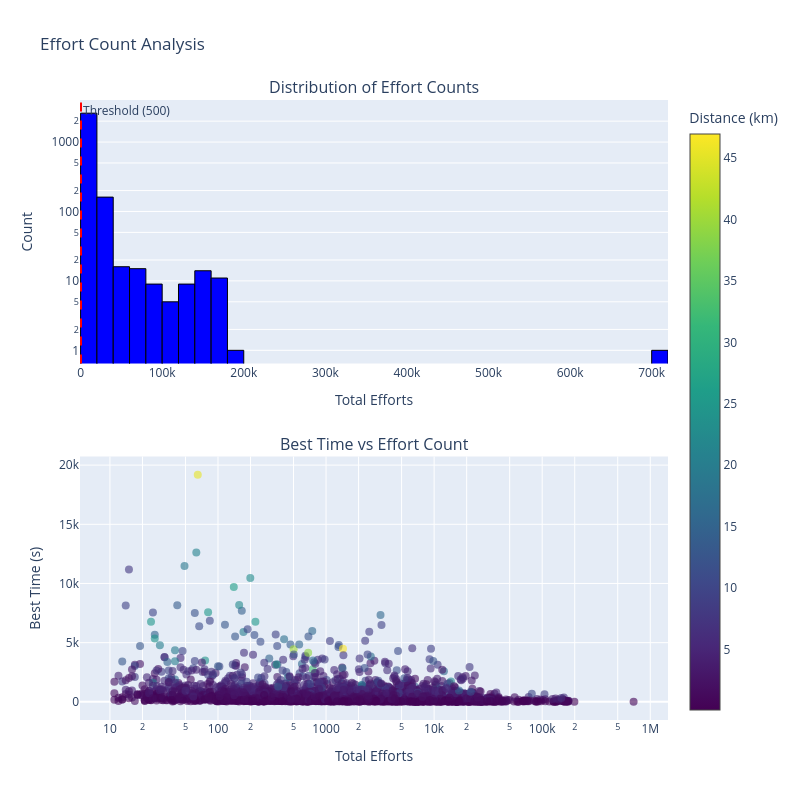

The code cell stored with this chart in its notebook:
### Code cell
# Création de la figure avec deux sous-graphiques
fig = sp.make_subplots(rows=2, cols=1,
                    subplot_titles=("Distribution of Effort Counts", "Best Time vs Effort Count"),
                    vertical_spacing=0.15)

# 1. Histogramme (échelle log)
histogram = go.Histogram(
    x=df['total_effort_count'],
    nbinsx=50,
    marker=dict(color='blue', line=dict(color='black', width=1)),
    name='Effort Count'
)
fig.add_trace(histogram, row=1, col=1)

# Ligne de seuil (500)
fig.add_vline(x=500, line=dict(color='red', dash='dash'), row=1, col=1, annotation_text="Threshold (500)", annotation_position="top right")

# Configuration de l'échelle log pour l'axe y
fig.update_yaxes(type="log", row=1, col=1)
fig.update_xaxes(title_text="Total Efforts", row=1, col=1)
fig.update_yaxes(title_text="Count", row=1, col=1)

# 2. Scatter plot (échelle log pour x, colorbar pour la distance)
scatter = go.Scatter(
    x=df['total_effort_count'],
    y=df['best_time'],
    mode='markers',
    marker=dict(
        size=8,
        color=df['distance']/1000,
        colorscale='Viridis',
        opacity=0.6,
        showscale=True,
        colorbar=dict(title='Distance (km)')
    ),
    name='Best Time'
)
fig.add_trace(scatter, row=2, col=1)

# Configuration des axes pour le scatter plot
fig.update_xaxes(type="log", title_text="Total Efforts", row=2, col=1)
fig.update_yaxes(title_text="Best Time (s)", row=2, col=1)

# Mise en page finale
fig.update_layout(
    height=800,
    width=800,
    showlegend=False,
    title_text="Effort Count Analysis"
)

# Affichage
fig.show()

### Figure 1 — Plotly figure (JSON) as saved in the notebook; plotly's stock layout.template omitted (floating-point values rounded to 4 significant figures; data arrays with more than 128 entries replaced by an {"elided": "..."} marker saying what was removed)
{"data": [{"marker": {"color": "blue", "line": {"color": "black", "width": 1}}, "name": "Effort Count", "nbinsx": 50, "type": "histogram", "x": {"elided": "2848 float values"}, "xaxis": "x", "yaxis": "y"}, {"marker": {"color": {"elided": "2848 float values"}, "colorbar": {"title": {"text": "Distance (km)"}}, "colorscale": [[0, "#440154"], [0.1111, "#482878"], [0.2222, "#3e4989"], [0.3333, "#31688e"], [0.4444, "#26828e"], [0.5556, "#1f9e89"], [0.6667, "#35b779"], [0.7778, "#6ece58"], [0.8889, "#b5de2b"], [1, "#fde725"]], "opacity": 0.6, "showscale": true, "size": 8}, "mode": "markers", "name": "Best Time", "type": "scatter", "x": {"elided": "2848 float values"}, "xaxis": "x2", "y": {"elided": "2848 int values"}, "yaxis": "y2"}], "layout": {"annotations": [{"font": {"size": 16}, "showarrow": false, "text": "Distribution of Effort Counts", "x": 0.5, "xanchor": "center", "xref": "paper", "y": 1, "yanchor": "bottom", "yref": "paper"}, {"font": {"size": 16}, "showarrow": false, "text": "Best Time vs Effort Count", "x": 0.5, "xanchor": "center", "xref": "paper", "y": 0.425, "yanchor": "bottom", "yref": "paper"}, {"showarrow": false, "text": "Threshold (500)", "x": 500, "xanchor": "left", "xref": "x", "y": 1, "yanchor": "top", "yref": "y domain"}], "height": 800, "shapes": [{"line": {"color": "red", "dash": "dash"}, "type": "line", "x0": 500, "x1": 500, "xref": "x", "y0": 0, "y1": 1, "yref": "y domain"}], "showlegend": false, "title": {"text": "Effort Count Analysis"}, "width": 800, "xaxis": {"anchor": "y", "domain": [0, 1], "title": {"text": "Total Efforts"}}, "xaxis2": {"anchor": "y2", "domain": [0, 1], "title": {"text": "Total Efforts"}, "type": "log"}, "yaxis": {"anchor": "x", "domain": [0.575, 1], "title": {"text": "Count"}, "type": "log"}, "yaxis2": {"anchor": "x2", "domain": [0, 0.425], "title": {"text": "Best Time (s)"}}}}
